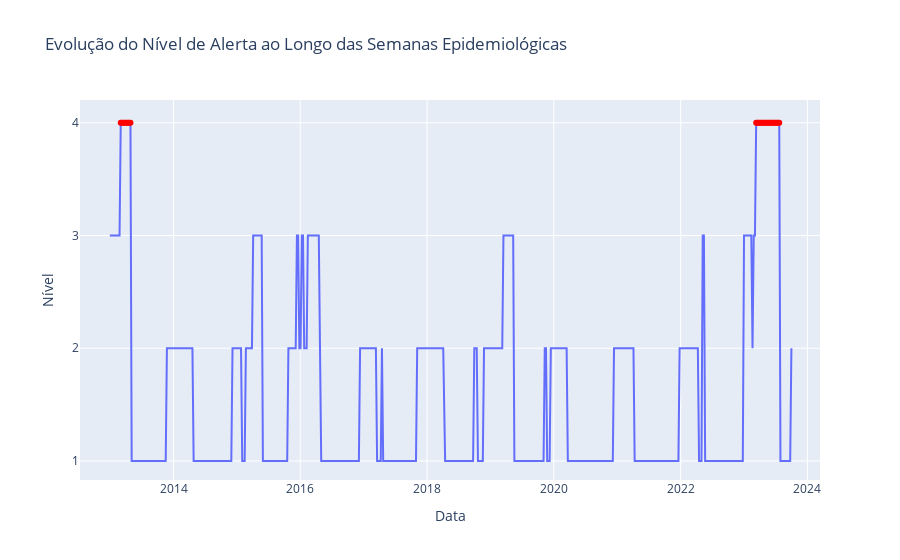

The cell this chart's notebook holds for it:
### Markdown cell above
### 2. Em quais semanas epidemiológicas (SE) o nivel de alerta foi o mais alto?

### Code cell
fig = px.line(df, 
              x='data_iniSE', 
              y='nivel', 
              title='Evolução do Nível de Alerta ao Longo das Semanas Epidemiológicas',
              labels={'data_iniSE':'Data','nivel':'Nível de Alerta'})

# Adicionar um marcador para as semanas com nível máximo de alerta
scatter_trace = go.Scatter(x=df[df['nivel'] == 4]['data_iniSE'], y=df[df['nivel'] == 4]['nivel'], mode='markers', marker=dict(color='red'))

fig.add_trace(scatter_trace)

# Ajustar o layout e mostrar o gráfico
fig.update_layout(
    showlegend=False,
    yaxis=dict(
        tickvals=[1, 2, 3, 4],  # Set the specific y-axis tick values
        title='Nível'  # Add a y-axis title
    )
)

fig.show()

### Figure 1 — Plotly figure (JSON) as saved in the notebook; plotly's stock layout.template omitted (floating-point values rounded to 4 significant figures; data arrays with more than 128 entries replaced by an {"elided": "..."} marker saying what was removed)
{"data": [{"hovertemplate": "Data=%{x}<br>Nível de Alerta=%{y}<extra></extra>", "legendgroup": "", "line": {"color": "#636efa", "dash": "solid"}, "marker": {"symbol": "circle"}, "mode": "lines", "name": "", "orientation": "v", "showlegend": false, "type": "scatter", "x": {"elided": "562 str values"}, "xaxis": "x", "y": {"elided": "562 int values"}, "yaxis": "y"}, {"marker": {"color": "red"}, "mode": "markers", "type": "scatter", "x": ["2023-07-23", "2023-07-16", "2023-07-09", "2023-07-02", "2023-06-25", "2023-06-18", "2023-06-11", "2023-06-04", "2023-05-28", "2023-05-21", "2023-05-14", "2023-05-07", "2023-04-30", "2023-04-23", "2023-04-16", "2023-04-09", "2023-04-02", "2023-03-26", "2023-03-19", "2023-03-12", "2013-04-28", "2013-04-21", "2013-04-14", "2013-04-07", "2013-03-31", "2013-03-24", "2013-03-17", "2013-03-10", "2013-03-03"], "y": [4, 4, 4, 4, 4, 4, 4, 4, 4, 4, 4, 4, 4, 4, 4, 4, 4, 4, 4, 4, 4, 4, 4, 4, 4, 4, 4, 4, 4]}], "layout": {"legend": {"tracegroupgap": 0}, "showlegend": false, "title": {"text": "Evolução do Nível de Alerta ao Longo das Semanas Epidemiológicas"}, "xaxis": {"anchor": "y", "domain": [0, 1], "title": {"text": "Data"}}, "yaxis": {"anchor": "x", "domain": [0, 1], "tickvals": [1, 2, 3, 4], "title": {"text": "Nível"}}}}
